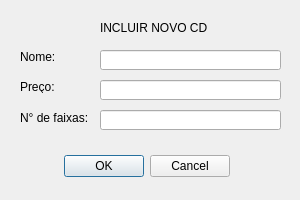
<?xml version="1.0" encoding="UTF-8"?>
<ui version="4.0">
 <class>IncluirCD</class>
 <widget class="QDialog" name="IncluirCD">
  <property name="geometry">
   <rect>
    <x>0</x>
    <y>0</y>
    <width>300</width>
    <height>200</height>
   </rect>
  </property>
  <property name="windowTitle">
   <string>Incluir CD</string>
  </property>
  <widget class="QDialogButtonBox" name="buttonBox">
   <property name="geometry">
    <rect>
     <x>-70</x>
     <y>150</y>
     <width>300</width>
     <height>32</height>
    </rect>
   </property>
   <property name="orientation">
    <enum>Qt::Horizontal</enum>
   </property>
   <property name="standardButtons">
    <set>QDialogButtonBox::Cancel|QDialogButtonBox::Ok</set>
   </property>
  </widget>
  <widget class="QLabel" name="label">
   <property name="geometry">
    <rect>
     <x>20</x>
     <y>50</y>
     <width>47</width>
     <height>13</height>
    </rect>
   </property>
   <property name="text">
    <string>Nome:</string>
   </property>
  </widget>
  <widget class="QLabel" name="label_2">
   <property name="geometry">
    <rect>
     <x>20</x>
     <y>80</y>
     <width>47</width>
     <height>13</height>
    </rect>
   </property>
   <property name="text">
    <string>Preço:</string>
   </property>
  </widget>
  <widget class="QLabel" name="label_3">
   <property name="geometry">
    <rect>
     <x>20</x>
     <y>110</y>
     <width>71</width>
     <height>16</height>
    </rect>
   </property>
   <property name="text">
    <string>N° de faixas:</string>
   </property>
  </widget>
  <widget class="QLineEdit" name="nome">
   <property name="geometry">
    <rect>
     <x>100</x>
     <y>50</y>
     <width>181</width>
     <height>20</height>
    </rect>
   </property>
  </widget>
  <widget class="QLineEdit" name="preco">
   <property name="geometry">
    <rect>
     <x>100</x>
     <y>80</y>
     <width>181</width>
     <height>20</height>
    </rect>
   </property>
  </widget>
  <widget class="QLineEdit" name="faixas">
   <property name="geometry">
    <rect>
     <x>100</x>
     <y>110</y>
     <width>181</width>
     <height>20</height>
    </rect>
   </property>
  </widget>
  <widget class="QLabel" name="label_4">
   <property name="geometry">
    <rect>
     <x>100</x>
     <y>20</y>
     <width>121</width>
     <height>16</height>
    </rect>
   </property>
   <property name="text">
    <string>INCLUIR NOVO CD</string>
   </property>
  </widget>
 </widget>
 <resources/>
 <connections>
  <connection>
   <sender>buttonBox</sender>
   <signal>accepted()</signal>
   <receiver>IncluirCD</receiver>
   <slot>accept()</slot>
   <hints>
    <hint type="sourcelabel">
     <x>248</x>
     <y>254</y>
    </hint>
    <hint type="destinationlabel">
     <x>157</x>
     <y>274</y>
    </hint>
   </hints>
  </connection>
  <connection>
   <sender>buttonBox</sender>
   <signal>rejected()</signal>
   <receiver>IncluirCD</receiver>
   <slot>reject()</slot>
   <hints>
    <hint type="sourcelabel">
     <x>316</x>
     <y>260</y>
    </hint>
    <hint type="destinationlabel">
     <x>286</x>
     <y>274</y>
    </hint>
   </hints>
  </connection>
 </connections>
</ui>
